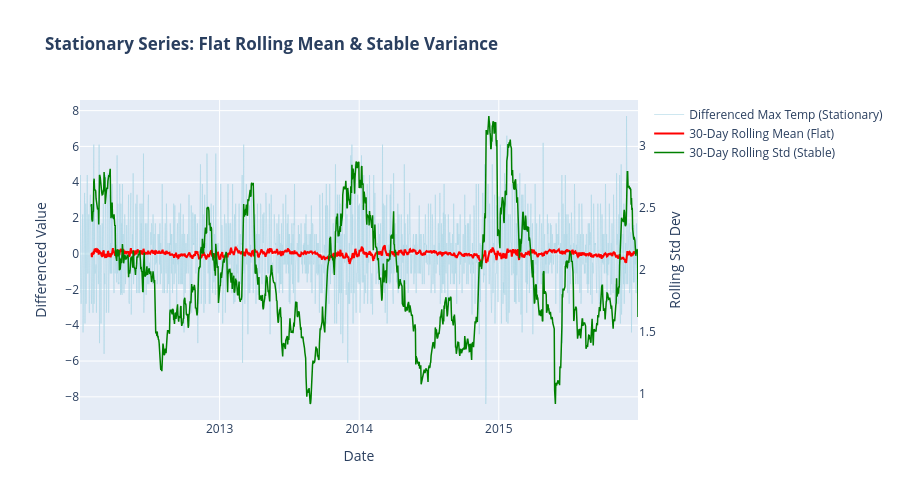

Notebook code for this chart:
### Code cell
import plotly.graph_objects as go
import pandas as pd

# 2. Make the series stationary by applying first-order differencing
stationary_temp = data['temp_min'].diff().dropna()

# 3. Calculate rolling statistics on the stationary series (30-day window)
window_size = 30
rolling_mean_stat = stationary_temp.rolling(window=window_size).mean()
rolling_std_stat = stationary_temp.rolling(window=window_size).std()

# 4. Create interactive Plotly figure
fig = go.Figure()

# - Raw Differenced Data
fig.add_trace(go.Scatter(
    x=stationary_temp.index, y=stationary_temp, 
    name='Differenced Max Temp (Stationary)', 
    line=dict(color='lightblue', width=1), opacity=0.6
))

# - Rolling Mean
fig.add_trace(go.Scatter(
    x=rolling_mean_stat.index, y=rolling_mean_stat, 
    name='30-Day Rolling Mean (Flat)', 
    line=dict(color='red', width=2)
))

# - Rolling Standard Deviation
fig.add_trace(go.Scatter(
    x=rolling_std_stat.index, y=rolling_std_stat, 
    name='30-Day Rolling Std (Stable)', 
    line=dict(color='green', width=1.5), yaxis='y2'
))

# Layout configuration
fig.update_layout(
    title_text="<b>Stationary Series: Flat Rolling Mean & Stable Variance</b>",
    xaxis_title="Date",
    yaxis_title="Differenced Value",
    yaxis2=dict(
        title="Rolling Std Dev",
        overlaying='y',
        side='right',
        showgrid=False
    ),
    hovermode="x unified",
    height=500
)

fig.show()

### Figure 1 — Plotly figure (JSON) as saved in the notebook; plotly's stock layout.template omitted (floating-point values rounded to 4 significant figures; data arrays with more than 128 entries replaced by an {"elided": "..."} marker saying what was removed)
{"data": [{"line": {"color": "lightblue", "width": 1}, "name": "Differenced Max Temp (Stationary)", "opacity": 0.6, "type": "scatter", "x": {"elided": "1460 str values"}, "y": {"elided": "1460 float values"}}, {"line": {"color": "red", "width": 2}, "name": "30-Day Rolling Mean (Flat)", "type": "scatter", "x": {"elided": "1460 str values"}, "y": {"elided": "1460 float values"}}, {"line": {"color": "green", "width": 1.5}, "name": "30-Day Rolling Std (Stable)", "type": "scatter", "x": {"elided": "1460 str values"}, "y": {"elided": "1460 float values"}, "yaxis": "y2"}], "layout": {"height": 500, "hovermode": "x unified", "title": {"text": "<b>Stationary Series: Flat Rolling Mean & Stable Variance</b>"}, "xaxis": {"title": {"text": "Date"}}, "yaxis": {"title": {"text": "Differenced Value"}}, "yaxis2": {"overlaying": "y", "showgrid": false, "side": "right", "title": {"text": "Rolling Std Dev"}}}}
